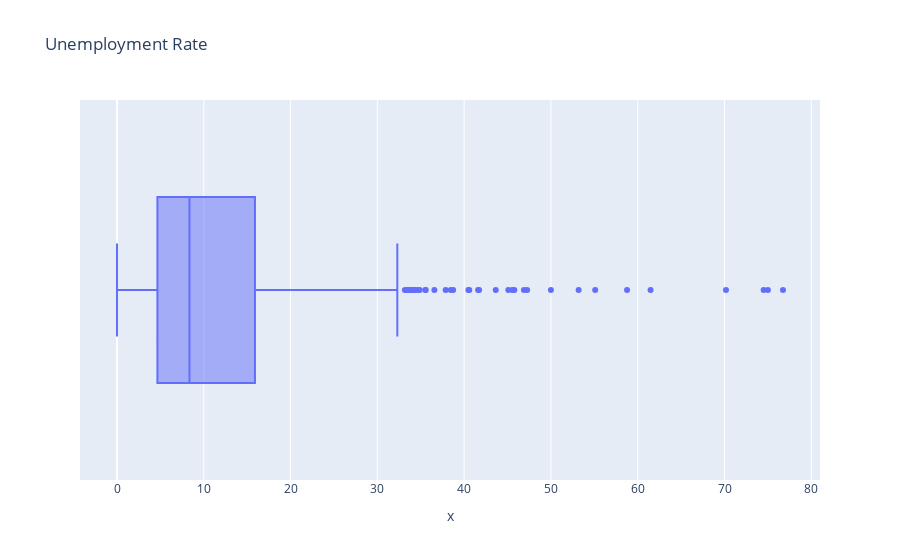
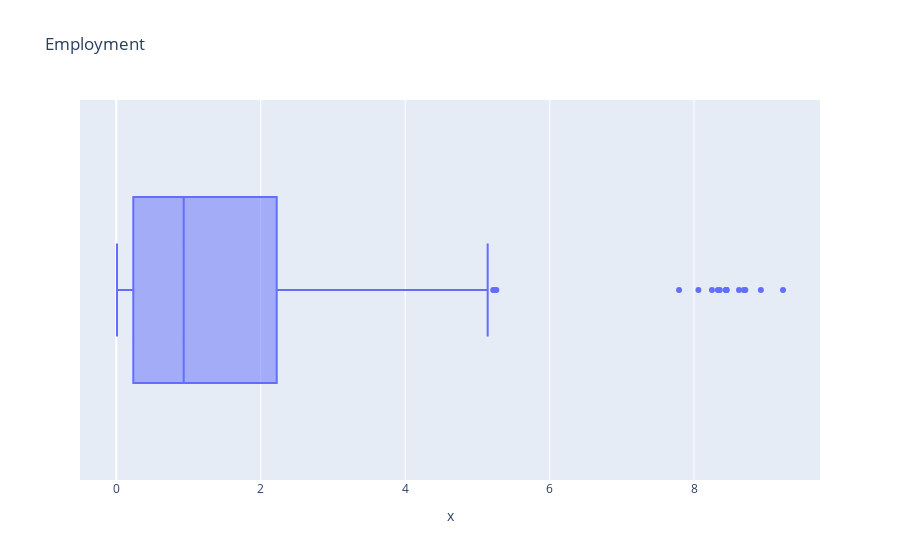
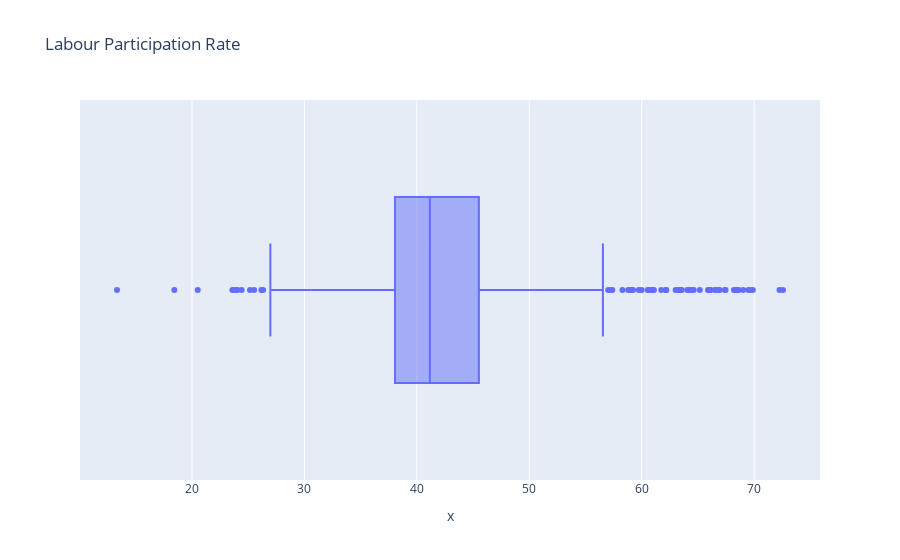
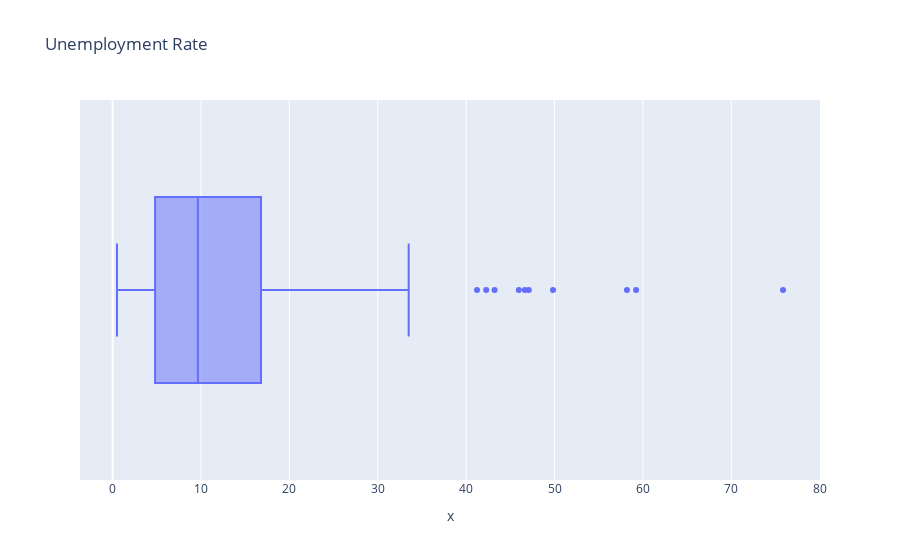

Notebook code for these charts, in order:
### Code cell
print("=="*54, "DATA", "=="*54)
px.box(x=data["Unemp_Rate (%)"], title= "Unemployment Rate").show()
px.box(x=data["Employed (%)"], title= "Employment").show()
px.box(x=data["Labour_Participation_Rate (%)"], title= "Labour Participation Rate").show()
print("=="*53, "DATA RATE", "=="*53)
px.box(x=data_rate["Unemp_Rate (%)"], title= "Unemployment Rate").show()
px.box(x=data_rate["Employed (%)"], title= "Employment").show()
px.box(x=data_rate["Labour_Participation_Rate (%)"], title= "Labour Participation Rate").show()

### Figure 1 — Plotly figure (JSON) as saved in the notebook; plotly's stock layout.template omitted (floating-point values rounded to 4 significant figures; data arrays with more than 128 entries replaced by an {"elided": "..."} marker saying what was removed)
{"data": [{"alignmentgroup": "True", "hovertemplate": "x=%{x}<extra></extra>", "legendgroup": "", "marker": {"color": "#636efa"}, "name": "", "notched": false, "offsetgroup": "", "orientation": "h", "showlegend": false, "type": "box", "x": {"elided": "740 float values"}, "x0": " ", "xaxis": "x", "y0": " ", "yaxis": "y"}], "layout": {"boxmode": "group", "legend": {"tracegroupgap": 0}, "title": {"text": "Unemployment Rate"}, "xaxis": {"anchor": "y", "domain": [0, 1], "title": {"text": "x"}}, "yaxis": {"anchor": "x", "domain": [0, 1]}}}

### Figure 2 — Plotly figure (JSON) as saved in the notebook; plotly's stock layout.template omitted (floating-point values rounded to 4 significant figures; data arrays with more than 128 entries replaced by an {"elided": "..."} marker saying what was removed)
{"data": [{"alignmentgroup": "True", "hovertemplate": "x=%{x}<extra></extra>", "legendgroup": "", "marker": {"color": "#636efa"}, "name": "", "notched": false, "offsetgroup": "", "orientation": "h", "showlegend": false, "type": "box", "x": {"elided": "740 float values"}, "x0": " ", "xaxis": "x", "y0": " ", "yaxis": "y"}], "layout": {"boxmode": "group", "legend": {"tracegroupgap": 0}, "title": {"text": "Employment"}, "xaxis": {"anchor": "y", "domain": [0, 1], "title": {"text": "x"}}, "yaxis": {"anchor": "x", "domain": [0, 1]}}}

### Figure 3 — Plotly figure (JSON) as saved in the notebook; plotly's stock layout.template omitted (floating-point values rounded to 4 significant figures; data arrays with more than 128 entries replaced by an {"elided": "..."} marker saying what was removed)
{"data": [{"alignmentgroup": "True", "hovertemplate": "x=%{x}<extra></extra>", "legendgroup": "", "marker": {"color": "#636efa"}, "name": "", "notched": false, "offsetgroup": "", "orientation": "h", "showlegend": false, "type": "box", "x": {"elided": "740 float values"}, "x0": " ", "xaxis": "x", "y0": " ", "yaxis": "y"}], "layout": {"boxmode": "group", "legend": {"tracegroupgap": 0}, "title": {"text": "Labour Participation Rate"}, "xaxis": {"anchor": "y", "domain": [0, 1], "title": {"text": "x"}}, "yaxis": {"anchor": "x", "domain": [0, 1]}}}

### Figure 4 — Plotly figure (JSON) as saved in the notebook; plotly's stock layout.template omitted (floating-point values rounded to 4 significant figures; data arrays with more than 128 entries replaced by an {"elided": "..."} marker saying what was removed)
{"data": [{"alignmentgroup": "True", "hovertemplate": "x=%{x}<extra></extra>", "legendgroup": "", "marker": {"color": "#636efa"}, "name": "", "notched": false, "offsetgroup": "", "orientation": "h", "showlegend": false, "type": "box", "x": {"elided": "267 float values"}, "x0": " ", "xaxis": "x", "y0": " ", "yaxis": "y"}], "layout": {"boxmode": "group", "legend": {"tracegroupgap": 0}, "title": {"text": "Unemployment Rate"}, "xaxis": {"anchor": "y", "domain": [0, 1], "title": {"text": "x"}}, "yaxis": {"anchor": "x", "domain": [0, 1]}}}
